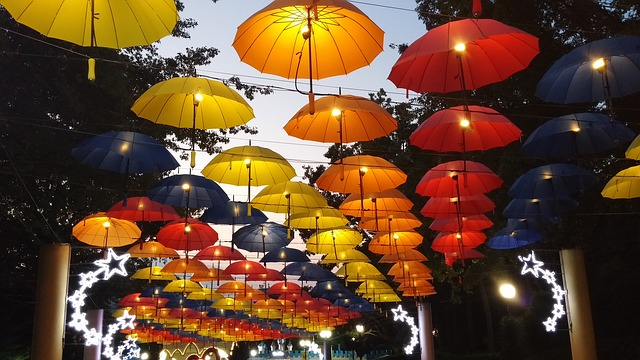
#> input picture images/umbrellas.jpg, 640 x 360 px
$ python exercise1d.py
#> lines starting #> are read from the running program, lines starting #| are printed output that depends on the picture
# exercise 1.d
from UZ_utils import *
import numpy as np
import cv2
from matplotlib import pyplot as plt

img = plt.imread('images/umbrellas.jpg') # 0-255
#> img is the input picture: shape (360, 640, 3); mean R, G, B 105.2, 72.9, 47.4
img = img.astype(np.float64) / 255 # conversion from uint8 to float64

cutoutrInverted, cutoutgInverted, cutoutbInverted = 1 - img[130:260, 240:450, 0], 1 - img[130:260, 240:450, 1], 1 - img[130:260, 240:450, 2]
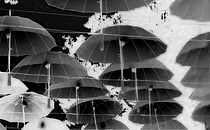
#> cutoutrInverted: shape (130, 210) float64; min 0, max 0.996, mean 0.387
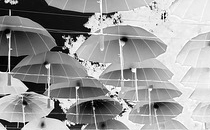
#> cutoutgInverted: shape (130, 210) float64; min 0, max 1, mean 0.609
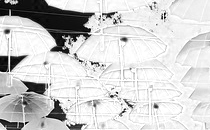
#> cutoutbInverted: shape (130, 210) float64; min 0, max 1, mean 0.816
img[130:260, 240:450, 0], img[130:260, 240:450, 1], img[130:260, 240:450, 2] = cutoutrInverted, cutoutgInverted, cutoutbInverted
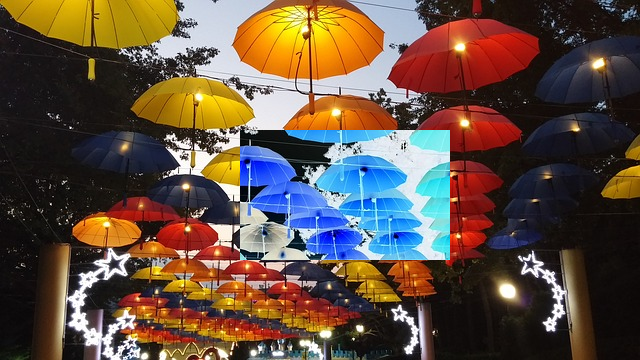
#> img: shape (360, 640, 3) float64; mean R, G, B 0.386, 0.312, 0.261

f = plt.figure()
plt.imshow(img)
plt.title("invertedCutout")
plt.show()

# How is inverting a grayscale value defined for uint8?
# 255 - originalValue

$ run again, with images/bird.jpg copied over images/umbrellas.jpg
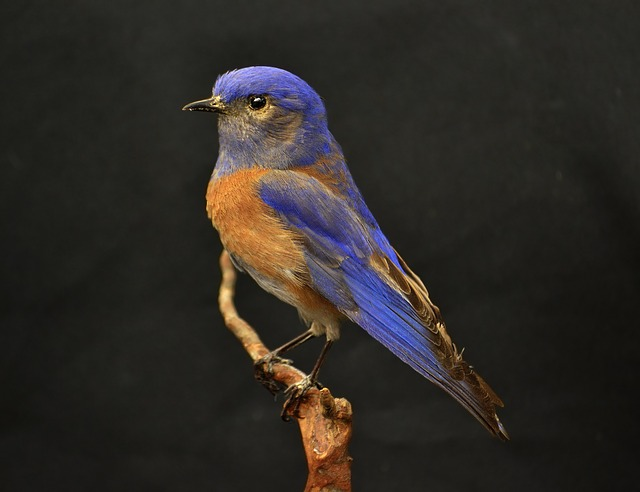
#> input picture images/bird.jpg, 640 x 492 px
#> img is the input picture: shape (492, 640, 3); mean R, G, B 46.1, 42.1, 37.6
#> `cutoutrInverted, cutoutgInverted, cutoutbInverted = 1 - img[130:260, 2..`:
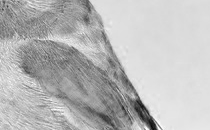
#> cutoutbInverted: shape (130, 210) float64; min 0.0353, max 1, mean 0.725
#> `img[130:260, 240:450, 0], img[130:260, 240:450, 1], img[130:260, 240:4..`:
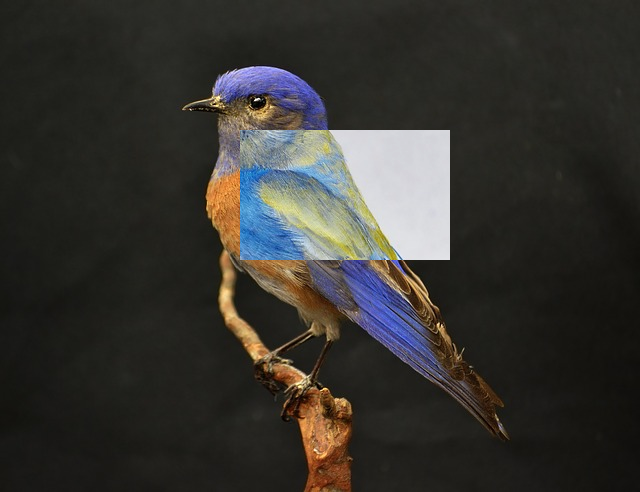
#> img: shape (492, 640, 3) float64; mean R, G, B 0.209, 0.203, 0.187
